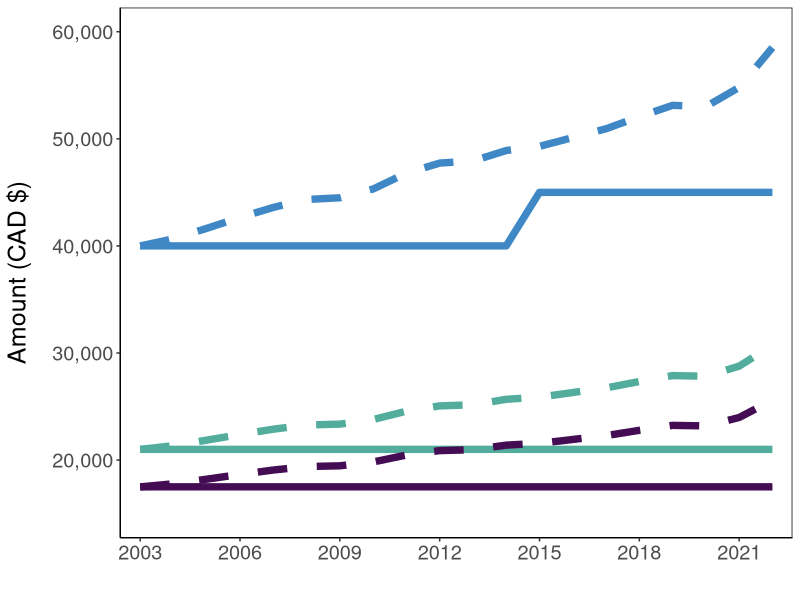
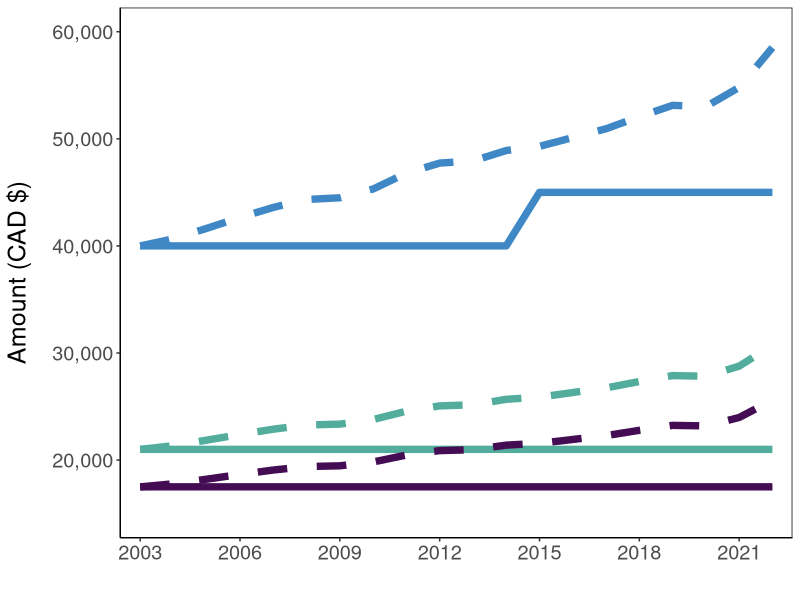

Source code (R) for these figures, in order:
library(tidyverse)
library(scales)

funding <- read.csv("Data/NSERC_funding_inflation_May20.csv")

str(funding)

colnames(funding)

funding$year <- as.factor(funding$year)

poverty_line <- funding %>% 
  select(year:four) %>% 
  pivot_longer(single:four,
               names_to = "funding",
               values_to = "amount")

NSERC <- funding %>% 
  select(year, CGS_M, PGS_D, CGS_D, PDF) %>% 
  pivot_longer(CGS_M:PDF,
               names_to = "funding", 
               values_to = "amount")

inflation <- funding %>% 
  select(year, ends_with("_inflation")) %>% 
  pivot_longer(CGS_M_inflation:PDF_inflation,
               names_to = "funding",
               values_to = "amount")

inflation_May20 <- funding %>% 
  select(year, ends_with("_infl2")) %>% 
  pivot_longer(CGS_M_infl2:PDF_infl2,
               names_to = "funding",
               values_to = "amount")


# GGPLOT ------------------------------------------------------------------
unique(inflation$funding)

colours = c("CGS_M" = "#440C53",
         "PGS_D" = "#52AD9C",
         #"CGS_D" = "#346F64",
         "PDF" = "#3F88C5",
         "CGS_M_inflation" = "#440C53",
         "PGS_D_inflation" = "#52AD9C",
         #"CGS_D_inflation" = "#346F64", 
         "PDF_inflation" = "#3F88C5",
         "CGS_M_infl2" = "#440C53",
         "PGS_D_infl2" = "#52AD9C",
         #"CGS_D_infl2" = "#346F64", 
         "PDF_infl2" = "#3F88C5")

awards <- NSERC %>%
  filter(funding != 'CGS_D')

award_inlf <- inflation_May20 %>% 
  filter(funding != 'CGS_D_infl2')




awards_inflation <- ggplot(NULL, aes(year, amount, 
                                     group = funding)) +
  #geom_line(data = poverty_line, lwd = 1,
            #colour = "red",
            #alpha = 0.7) +
  geom_line(data = awards, lwd = 2.5,
            aes(colour = funding)) +
  #geom_line(data = inflation, lwd = 1.5, linetype = "dotdash",
           #aes(colour = "black")) +
  geom_line(data = award_inlf, lwd = 2.5,
            linetype = "dashed",
            aes(colour = funding)) +
  theme_classic() +
  scale_colour_manual(values = colours,
                      breaks = c("CGS_M", "PGS_D", "PDF")) +
  theme(text = element_text(size = 18),
        panel.border = element_rect(fill = NA),
        axis.title.y = element_text(margin = margin(r = 15)),
        legend.position = "none") +
  #guides(colour = guide_legend(title = "NSERC Award")) +
  labs(x = " ",
       y = "Amount (CAD $)") +
  scale_y_continuous(label = comma,
                     limits = c(15000, 60000)) +
  scale_x_discrete(breaks = c(2003, 2006, 2009,
                                2012, 2015, 2018,
                                2021, 2023)) 

awards_inflation


ggsave("Figures/award_inflation.jpeg")
